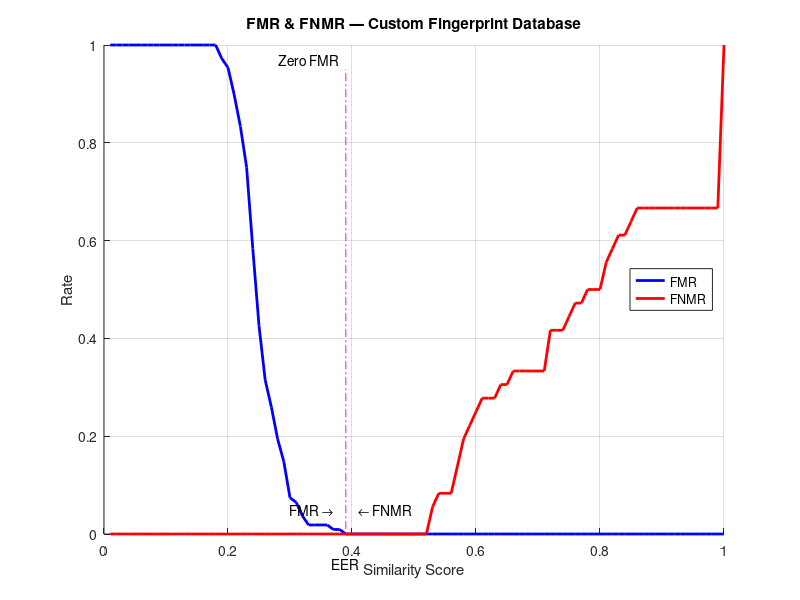

Source code (MATLAB):
clear all; clc; addpath(genpath(pwd));

%% PLOT FMR & FNMR — Custom Database
load('fmr_custom.mat');
load('fnmr_custom.mat');

figure, hold on;

afmr_custom  = mean(fmr,  2);
afnmr_custom = mean(fnmr, 2);

plot(0.01:.01:1, afmr_custom,  'b', 'LineWidth', 2);
plot(0.01:.01:1, afnmr_custom, 'r', 'LineWidth', 2);

% Find EER (crossing point)
[~, eer_idx]   = min(abs(afmr_custom - afnmr_custom));
eer_threshold  = eer_idx * 0.01;
eer_value      = (afmr_custom(eer_idx) + afnmr_custom(eer_idx)) / 2;

% Find Zero FMR threshold (first point where FMR == 0)
zero_fmr_idx   = find(afmr_custom == 0, 1, 'first');
zero_fmr_thresh = zero_fmr_idx * 0.01;

% Annotations
text(eer_threshold + 0.02, afnmr_custom(eer_idx) + 0.05, ...
     '\leftarrow FNMR', 'HorizontalAlignment', 'left');
text(eer_threshold - 0.02, afmr_custom(eer_idx) + 0.05, ...
     'FMR \rightarrow', 'HorizontalAlignment', 'right');

if ~isempty(zero_fmr_idx)
    plot([zero_fmr_thresh zero_fmr_thresh], [0.01 0.95], '-.m');
    text(zero_fmr_thresh - 0.01, 0.97, 'Zero FMR', 'HorizontalAlignment', 'right');
end

text(eer_threshold, eer_value - 0.06, 'EER', 'HorizontalAlignment', 'center');

fprintf('EER ≈ %.4f at threshold = %.2f\n', eer_value, eer_threshold);

xlabel('Similarity Score');
ylabel('Rate');
title('FMR & FNMR — Custom Fingerprint Database');
legend('FMR', 'FNMR', 'Location', 'east');
grid on;
